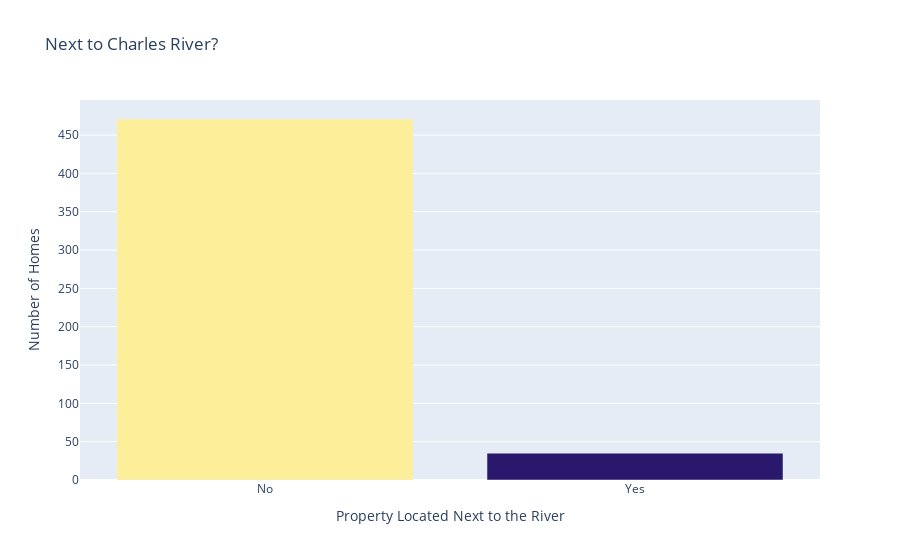

Notebook code cell kept with this figure:
### Markdown cell above
#### Next to the River? ⛵️

**Challenge**

Create a bar chart with plotly for CHAS to show many more homes are away from the river versus next to it. The bar chart should look something like this:

<img src=https://i.imgur.com/AHwoQ6l.png height=350>

You can make your life easier by providing a list of values for the x-axis (e.g., `x=['No', 'Yes']`)

### Code cell
CHAS_count = data.CHAS.value_counts()
bar = px.bar(x=['No', 'Yes'], y=CHAS_count.values, color = CHAS_count.values, 
             title='Next to Charles River?', color_continuous_scale=px.colors.sequential.haline)

bar.update_layout(xaxis_title='Property Located Next to the River', coloraxis_showscale=False, yaxis_title= 'Number of Homes' )
bar.show()

### Figure 1 — Plotly figure (JSON) as saved in the notebook; plotly's stock layout.template omitted (floating-point values rounded to 4 significant figures)
{"data": [{"alignmentgroup": "True", "hovertemplate": "x=%{x}<br>y=%{y}<br>color=%{marker.color}<extra></extra>", "legendgroup": "", "marker": {"color": [471, 35], "coloraxis": "coloraxis", "pattern": {"shape": ""}}, "name": "", "offsetgroup": "", "orientation": "v", "showlegend": false, "textposition": "auto", "type": "bar", "x": ["No", "Yes"], "xaxis": "x", "y": [471, 35], "yaxis": "y"}], "layout": {"barmode": "relative", "coloraxis": {"colorbar": {"title": {"text": "color"}}, "colorscale": [[0, "rgb(41, 24, 107)"], [0.09091, "rgb(42, 35, 160)"], [0.1818, "rgb(15, 71, 153)"], [0.2727, "rgb(18, 95, 142)"], [0.3636, "rgb(38, 116, 137)"], [0.4545, "rgb(53, 136, 136)"], [0.5455, "rgb(65, 157, 133)"], [0.6364, "rgb(81, 178, 124)"], [0.7273, "rgb(111, 198, 107)"], [0.8182, "rgb(160, 214, 91)"], [0.9091, "rgb(212, 225, 112)"], [1, "rgb(253, 238, 153)"]], "showscale": false}, "legend": {"tracegroupgap": 0}, "title": {"text": "Next to Charles River?"}, "xaxis": {"anchor": "y", "domain": [0, 1], "title": {"text": "Property Located Next to the River"}}, "yaxis": {"anchor": "x", "domain": [0, 1], "title": {"text": "Number of Homes"}}}}
